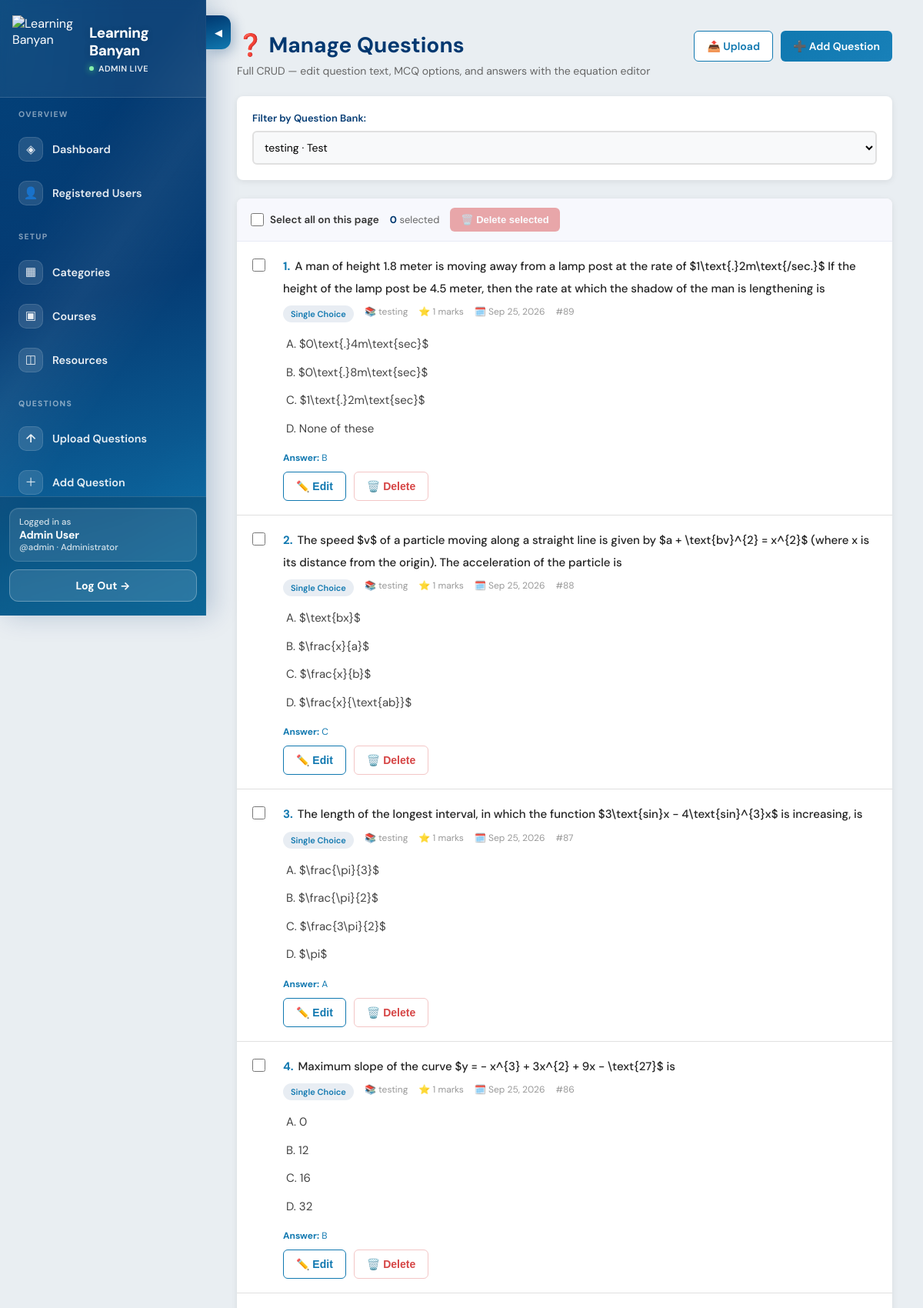
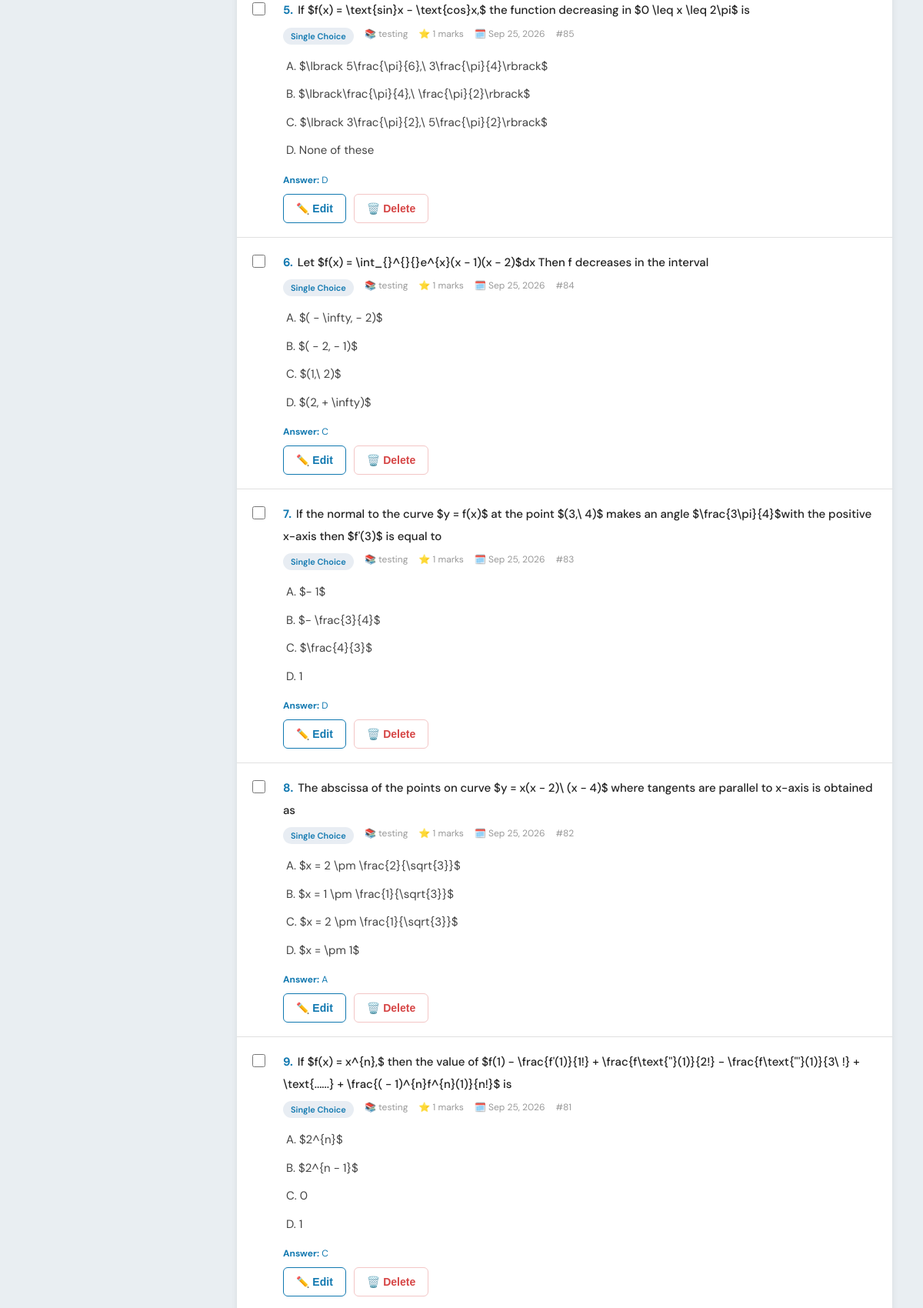
Page /admin-panel/manage-questions/ (signed in, upper part) on the committed database (2 pictures, top to bottom).
### courses/models.py (models this page shows, shortened)
class Question(models.Model):
    QUESTION_TYPES = [
        ("single_choice", "Single Choice"),
        ("multiple_choice", "Multiple Choice"),
        ("true_false", "True/False"),
        ("numerical", "Numerical"),
        ("matching", "Matching"),
        ("structured", "Structured (multi-part, past paper style)"),
        ("mcq", "Multiple Choice Questions"),
        ("comprehension", "Comprehension Questions"),
        ("fill_blank", "Fill in the Blanks Questions"),
        ("integer", "Integer Type Questions"),
    ]
    ANSWER_TYPES = [
        ("single", "Single"),
        ("multiple", "Multiple"),
    ]
    DIFFICULTY_LEVELS = [
        ("", "Add difficulty level"),
        ("easy", "Easy"),
        ("medium", "Medium"),
        ("hard", "Hard"),
    ]
    SEASON_CHOICES = [
        ("summer", "Summer"),
        ("winter", "Winter"),
        ("specimen", "Specimen"),
    ]
    ZONE_CHOICES = [
        ("", "—"),
        ("zone_1", "Zone 1"),
        ("zone_2", "Zone 2"),
        ("zone_3", "Zone 3"),
    ]
    question_bank = models.ForeignKey(
        QuestionBank, on_delete=models.CASCADE, related_name="questions"
    )
    question_type = models.CharField(max_length=20, choices=QUESTION_TYPES)
    question_text = models.TextField(
        help_text=(
            "Supports inline math using LaTeX delimiters: $x^2+1$ for inline, "
            "$$\\frac{a}{b}$$ for a centered block. Rendered with MathJax on "
            "the site and rasterized for PDF export."
        )
    )
    order = models.IntegerField(default=0)
    option_a = models.TextField(blank=True)
    option_b = models.TextField(blank=True)
    option_c = models.TextField(blank=True)
    option_d = models.TextField(blank=True)
    correct_answer = models.TextField(
        blank=True, help_text="For choice: A/B/C/D or A,B for multiple"
    )
    marks = models.IntegerField(default=1)
    explanation = models.TextField(
        blank=True, help_text="Shown to students as the question 'Solution'."
    )
    hint = models.TextField(
        blank=True,
        default="",
        help_text="Optional clue shown when a student taps Hint during practice.",
    )
    video_solution_url = models.URLField(
        max_length=500,
        blank=True,
        default="",
        help_text="Optional link to a video solution (YouTube, Vimeo, Drive, etc.).",
    )
    difficulty_level = models.CharField(
        max_length=10, choices=DIFFICULTY_LEVELS, blank=True, default=""
    )
    answer_type = models.CharField(
        max_length=10,
        choices=ANSWER_TYPES,
        default="single",
        help_text="Whether one option ('single') or several options "
        "('multiple') can be marked correct.",
    )
    negative_marks = models.DecimalField(
        max_digits=6, decimal_places=2, default=0,
        help_text="Marks deducted for a wrong attempt.",
    )
    partial_marking = models.BooleanField(
        default=False,
        help_text="Award proportional marks for a partially-correct "
        "'multiple' answer instead of all-or-nothing.",
    )
    passage = models.TextField(
        blank=True,
        help_text="Shared comprehension passage this question belongs to "
        "(only used for 'comprehension' type questions).",
    )
    numeric_tolerance = models.DecimalField(
        max_digits=10, decimal_places=3, null=True, blank=True,
        help_text="Allowed +/- tolerance for 'integer' type answers.",
    )
    tags = models.CharField(
        max_length=500,
        blank=True,
        help_text="Comma-separated tags, e.g. 'Algebra, Grade 10'",
    )
    topic = models.CharField(
        max_length=255,
        blank=True,
        help_text="Comma-separated topics, e.g. 'Functions, Modulus'",
    )
    paper_code = models.CharField(
        max_length=50,
        blank=True,
        help_text="Subject/paper code, e.g. '0606/23'",
    )
    year = models.IntegerField(null=True, blank=True, help_text="e.g. 2019")
    season = models.CharField(
        max_length=20, choices=SEASON_CHOICES, blank=True
    )
    zone = models.CharField(max_length=20, choices=ZONE_CHOICES, blank=True)
    question_number = models.CharField(
        max_length=20,
        blank=True,
        help_text="Question number within the paper, e.g. 'Q10' or '10'",
    )
    question_code = models.CharField(
        max_length=120,
        blank=True,
        db_index=True,
        help_text=(
            "Auto-generated display code, e.g. '0606/23_Winter_2019_Q10'. "
            "Leave blank to auto-generate from paper code, season, year, "
            "and question number."
        ),
    )
    equation_images = models.TextField(
        blank=True,
        help_text="JSON list of equation image URLs captured from a Word import (read-only reference).",
    )
    created_at = models.DateTimeField(auto_now_add=True)
    class Meta:
        ordering = ["order"]
    @property
    def equation_image_list(self):
        if not self.equation_images:
            return []
        try:
            import json
            data = json.loads(self.equation_images)
            return data if isinstance(data, list) else []
        except (ValueError, TypeError):
            return []

class QuestionBank(models.Model):
    course = models.ForeignKey(
        Course,
        on_delete=models.PROTECT,
        related_name="question_banks",
    )
    title = models.CharField(max_length=200)
    subject_title = models.CharField(
        max_length=150,
        blank=True,
        default="",
        db_index=True,
        help_text="Subject title for this bank, e.g. Mathematics, Physics",
    )
    description = models.TextField(blank=True)
    total_questions = models.IntegerField(default=0)
    difficulty = models.CharField(
        max_length=20,
        choices=[("easy", "Easy"), ("medium", "Medium"), ("hard", "Hard")],
        default="medium",
    )
    created_at = models.DateTimeField(auto_now_add=True)
    class Meta:
        ordering = ["-created_at"]

### admin_panel/views.py (the view)
# urls.py: path("manage-questions/", views.manage_questions, name="manage_questions"),
@admin_required
def manage_questions(request):
    questions = (
        Question.objects.select_related("question_bank")
        .prefetch_related("options")
        .order_by("-created_at")
    )
    question_banks = QuestionBank.objects.all()
    qb_id = request.GET.get("question_bank")
    if qb_id:
        questions = questions.filter(question_bank_id=qb_id)
    page_obj, per_page_label, choices = paginate(request, questions)
    context = {
        "questions": page_obj.object_list,
        "question_banks": question_banks,
        "selected_qb": qb_id,
        **pagination_context(request, page_obj, per_page_label, choices),
    }
    return render(request, "admin_panel/manage_questions.html", context)

### admin_panel/templates/admin_panel/manage_questions.html (shortened to what this page needs)
<!DOCTYPE html>
<html lang="en">
<head>
    {% load course_extras %}
    {% include 'partials/mathjax.html' %}
</head>
<body>
{% include 'admin_panel/_partials/sidebar_slider.html' %}
<div class="dashboard-wrapper">
{% include 'admin_panel/_partials/admin_sidebar.html' with active='manage_questions' %}
<main class="main-content">
        <div class="header">
            <div>
                <h1>❓ Manage Questions</h1>
                <p>Full CRUD — edit question text, MCQ options, and answers with the equation editor</p>
            </div>
            <div class="header-actions">
                <a class="btn btn-outline" href="{% url 'admin_panel:csv_upload' %}">📤 Upload</a>
                <a class="btn btn-primary" href="{% url 'admin_panel:manual_question' %}">➕ Add Question</a>
            </div>
        </div>
        <div class="filter-section">
            <div class="filter-group">
                <label for="qb-filter">Filter by Question Bank:</label>
                <form method="get" id="mqFilterForm">
                    <select name="question_bank" id="qb-filter" onchange="this.form.submit();">
                        {% for qb in question_banks %}
                        <option value="{{ qb.id }}" {% if selected_qb|add:"" == qb.id|add:"" %}selected{% endif %}>
                            {{ qb.title }}{% if qb.subject_title %} · {{ qb.subject_title }}{% endif %}
                        </option>
                        {% endfor %}
                    </select>
                </form>
            </div>
        </div>
        <div class="questions-section" id="questionsList">
            {% if questions %}
                <div class="bulk-toolbar" id="bulkToolbar">
                    <label class="bulk-select-all">
                        <input type="checkbox" id="selectAllQuestions" onchange="toggleSelectAll(this)" />
                        Select all on this page
                    </label>
                    <span class="bulk-count"><strong id="selectedCount">0</strong> selected</span>
                    <button type="button" class="btn-danger-solid" id="bulkDeleteBtn" disabled onclick="bulkDeleteSelected()">
                        🗑️ Delete selected
                    </button>
                </div>
                {% for question in questions %}
                <div class="question-item" id="q-row-{{ question.id }}" data-question-id="{{ question.id }}">
                    <div class="q-check-wrap">
                        <input type="checkbox" class="q-check" value="{{ question.id }}"
                               onchange="onQuestionCheckChange()" aria-label="Select question {{ question.id }}" />
                    </div>
                    <div class="q-body">
                    <div class="question-text"><span style="color:#1078B0;font-weight:700;margin-right:6px;">{{ page_obj.start_index|add:forloop.counter0 }}.</span>{{ question.question_text|safe_html_stem }}</div>
                    <div class="question-meta">
                        <span class="type-badge">{{ question.get_question_type_display }}</span>
                        <span>📚 {{ question.question_bank.title }}</span>
                        <span>⭐ {{ question.marks }} marks</span>
                        <span>🗓️ {{ question.created_at|date:"M d, Y" }}</span>
                        <span>#{{ question.id }}</span>
                    </div>
                    {% with opts=question.options.all %}
                      {% if opts %}
                        <div class="q-options">
                          {% for opt in opts %}
                            <div class="opt {% if opt.is_correct %}correct{% endif %}">
                              {% if opt.is_correct %}✓{% else %}○{% endif %} {{ opt.text|safe_html_option }}
                            </div>
                          {% endfor %}
                        </div>
                      {% elif question.option_a or question.option_b %}
                        <div class="q-options">
                          {% if question.option_a %}<div class="opt">A. {{ question.option_a|safe_html_option }}</div>{% endif %}
                          {% if question.option_b %}<div class="opt">B. {{ question.option_b|safe_html_option }}</div>{% endif %}
                          {% if question.option_c %}<div class="opt">C. {{ question.option_c|safe_html_option }}</div>{% endif %}
                          {% if question.option_d %}<div class="opt">D. {{ question.option_d|safe_html_option }}</div>{% endif %}
                        </div>
                      {% endif %}
                    {% endwith %}
                    {% if question.correct_answer %}
                    <div style="font-size: 12px; color: #1078B0; margin-bottom: 6px;">
                        <strong>Answer:</strong> {{ question.correct_answer|safe_html }}
                    </div>
                    {% endif %}
                    <div class="q-actions">
                        <button type="button" class="btn btn-outline" onclick="openEdit({{ question.id }})">✏️ Edit</button>
                        <button type="button" class="btn btn-danger" onclick="deleteQuestion({{ question.id }})">🗑️ Delete</button>
                    </div>
                    </div>
                </div>
                {% endfor %}
            {% else %}
                <div class="empty-state">
                    <h3>📭 No Questions Found</h3>
                    <p>Start by uploading a CSV/Word file or creating questions manually.</p>
                </div>
            {% endif %}
        </div>
    </main>
</div>
</body>
</html>

### admin_panel/templates/admin_panel/_partials/admin_sidebar.html (shortened to what this page needs)
<aside class="sidebar" id="adminSidebar" aria-label="Admin navigation">
  <div class="sidebar-header">
    <a class="sidebar-brand" href="{% url 'admin_panel:dashboard' %}">
      <img
        src="/static/images/learning_banyan_logo.png"
        alt="Learning Banyan"
        class="sidebar-logo"
      />
      <div class="sidebar-brand-text">
        <strong>Learning Banyan</strong>
        <span>Admin live</span>
      </div>
    </a>
  </div>
  <nav class="sidebar-nav-wrap" aria-label="Main">
    <ul class="sidebar-nav">
      <li class="sidebar-section-label">Overview</li>
      <li>
        <a href="{% url 'admin_panel:dashboard' %}" class="{% if active == 'dashboard' %}active{% endif %}">
          <span class="nav-ico">◈</span> Dashboard
        </a>
      </li>
      <li>
        <a href="{% url 'admin_panel:manage_users' %}" class="{% if active == 'manage_users' %}active{% endif %}">
          <span class="nav-ico">👤</span> Registered Users
        </a>
      </li>
      <li class="sidebar-section-label">Setup</li>
      <li>
        <a href="{% url 'admin_panel:manage_categories' %}" class="{% if active == 'manage_categories' %}active{% endif %}">
          <span class="nav-ico">▦</span> Categories
        </a>
      </li>
      <li>
        <a href="{% url 'admin_panel:manage_courses' %}" class="{% if active == 'manage_courses' %}active{% endif %}">
          <span class="nav-ico">▣</span> Courses
        </a>
      </li>
      <li>
        <a href="{% url 'admin_panel:manage_resources' %}" class="{% if active == 'manage_resources' %}active{% endif %}">
          <span class="nav-ico">◫</span> Resources
        </a>
      </li>
      <li class="sidebar-section-label">Questions</li>
      <li>
        <a href="{% url 'admin_panel:csv_upload' %}" class="{% if active == 'csv_upload' %}active{% endif %}">
          <span class="nav-ico">↑</span> Upload Questions
        </a>
      </li>
      <li>
        <a href="{% url 'admin_panel:manual_question' %}" class="{% if active == 'manual_question' %}active{% endif %}">
          <span class="nav-ico">＋</span> Add Question
        </a>
      </li>
    </ul>
  </nav>
  <div class="sidebar-footer">
    <div class="sidebar-user">
      <span>Logged in as</span>
      <strong>
        {% if admin_user %}
          {{ admin_user.user.get_full_name|default:admin_user.user.username }}
        {% elif user.is_authenticated %}
          {{ user.get_full_name|default:user.username }}
        {% else %}
          Admin
        {% endif %}
      </strong>
      <span>
        {% if admin_user %}
          @{{ admin_user.user.username }} · Administrator
        {% elif user.is_authenticated %}
          @{{ user.username }} · Administrator
        {% else %}
          Administrator
        {% endif %}
      </span>
    </div>
    <a href="{% url 'admin_panel:logout' %}" class="logout-btn">Log Out →</a>
  </div>
</aside>

### rows in the picture
Question: start_index|add "1", question_text "A man of height 1.8 meter is moving away from a lamp post at the rate of $1\\text{.}2m\\text{/sec.}$ If the height of the lamp post be 4.5 meter, then the rate at which the shadow of the man is lengthening is", question_type "Single Choice", question_bank "testing", marks "1", created_at "Sep 25, 2026", id "89", option_a "$0\\text{.}4m\\text{sec}$", option_b "$0\\text{.}8m\\text{sec}$", option_c "$1\\text{.}2m\\text{sec}$", option_d "None of these", correct_answer "B"
Question: start_index|add "2", question_text "The speed $v$ of a particle moving along a straight line is given by $a + \\text{bv}^{2} = x^{2}$ (where x is its distance from the origin). The acceleration of the particle is", question_type "Single Choice", question_bank "testing", marks "1", created_at "Sep 25, 2026", id "88", option_a "$\\text{bx}$", option_b "$\\frac{x}{a}$", option_c "$\\frac{x}{b}$", option_d "$\\frac{x}{\\text{ab}}$", correct_answer "C"
Question: start_index|add "3", question_text "The length of the longest interval, in which the function $3\\text{sin}x - 4\\text{sin}^{3}x$ is increasing, is", question_type "Single Choice", question_bank "testing", marks "1", created_at "Sep 25, 2026", id "87", option_a "$\\frac{\\pi}{3}$", option_b "$\\frac{\\pi}{2}$", option_c "$\\frac{3\\pi}{2}$", option_d "$\\pi$", correct_answer "A"
Question: start_index|add "4", question_text "Maximum slope of the curve $y = - x^{3} + 3x^{2} + 9x - \\text{27}$ is", question_type "Single Choice", question_bank "testing", marks "1", created_at "Sep 25, 2026", id "86", option_a "0", option_b "12", option_c "16", option_d "32", correct_answer "B"
Question: start_index|add "5", question_text "If $f(x) = \\text{sin}x - \\text{cos}x,$ the function decreasing in $0 \\leq x \\leq 2\\pi$ is", question_type "Single Choice", question_bank "testing", marks "1", created_at "Sep 25, 2026", id "85", option_a "$\\lbrack 5\\frac{\\pi}{6},\\ 3\\frac{\\pi}{4}\\rbrack$", option_b "$\\lbrack\\frac{\\pi}{4},\\ \\frac{\\pi}{2}\\rbrack$", option_c "$\\lbrack 3\\frac{\\pi}{2},\\ 5\\frac{\\pi}{2}\\rbrack$", option_d "None of these", correct_answer "D"
Question: start_index|add "6", question_text "Let $f(x) = \\int_{}^{}{}e^{x}(x - 1)(x - 2)$dx Then f decreases in the interval", question_type "Single Choice", question_bank "testing", marks "1", created_at "Sep 25, 2026", id "84", option_a "$( - \\infty, - 2)$", option_b "$( - 2, - 1)$", option_c "$(1,\\ 2)$", option_d "$(2, + \\infty)$", correct_answer "C"
Question: start_index|add "7", question_text "If the normal to the curve $y = f(x)$ at the point $(3,\\ 4)$ makes an angle $\\frac{3\\pi}{4}$with the positive x-axis then $f'(3)$ is equal to", question_type "Single Choice", question_bank "testing", marks "1", created_at "Sep 25, 2026", id "83", option_a "$- 1$", option_b "$- \\frac{3}{4}$", option_c "$\\frac{4}{3}$", option_d "1", correct_answer "D"
Question: start_index|add "8", question_text "The abscissa of the points on curve $y = x(x - 2)\\ (x - 4)$ where tangents are parallel to x-axis is obtained as", question_type "Single Choice", question_bank "testing", marks "1", created_at "Sep 25, 2026", id "82", option_a "$x = 2 \\pm \\frac{2}{\\sqrt{3}}$", option_b "$x = 1 \\pm \\frac{1}{\\sqrt{3}}$", option_c "$x = 2 \\pm \\frac{1}{\\sqrt{3}}$", option_d "$x = \\pm 1$", correct_answer "A"
Question: start_index|add "9", question_text "If $f(x) = x^{n},$ then the value of $f(1) - \\frac{f'(1)}{1!} + \\frac{f\\text{''}(1)}{2!} - \\frac{f\\text{'''}(1)}{3\\ !} + \\text{......} + \\frac{( - 1)^{n}f^{n}(1)}{n!}$ is", question_type "Single Choice", question_bank "testing", marks "1", created_at "Sep 25, 2026", id "81", option_a "$2^{n}$", option_b "$2^{n - 1}$", option_c "0", option_d "1", correct_answer "C"

### other values in the picture
{{ user.get_full_name|default:user.username }} "Admin User"
{{ user.username }} "admin"
form field question_bank "testing · Test"
